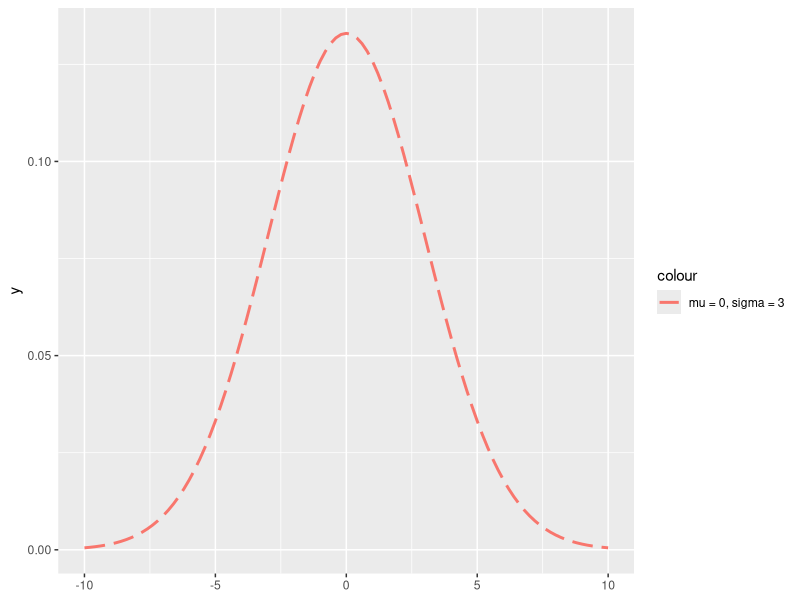
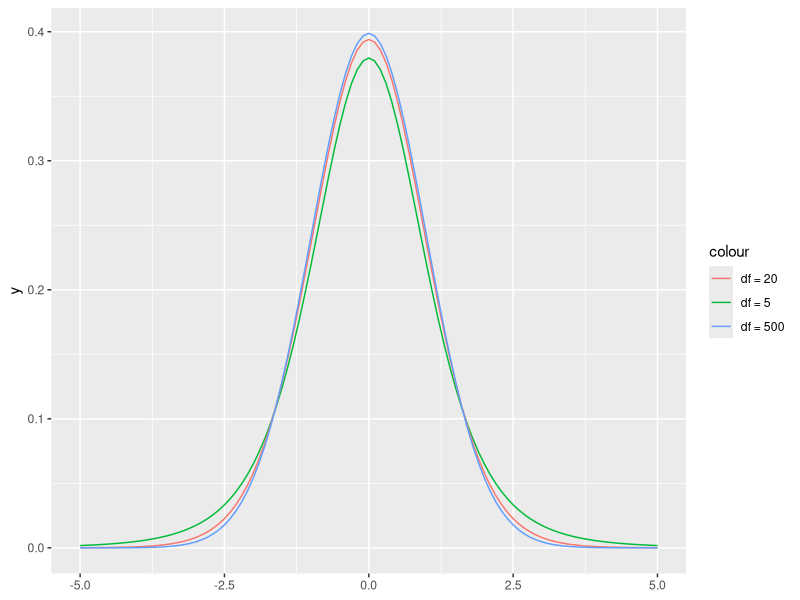

These figures' R source, in order:
## ---- chunk 1
knitr::opts_chunk$set(echo = F, eval=T, tidy=TRUE, tidy.opts=list(width.cutoff=70))
library(tidyverse)
## ---- chunk 2
f <- function(x, mu, sigma) {
return(1/(sqrt(2 *pi) * sigma) * exp(-0.5 * ((x - mu)/sigma)^2))
}

base <- ggplot() + xlim(-10, 10)
base + 
      geom_function(aes(colour = "mu = 0, sigma = 3"), fun = f, args = list(mu = 0, sigma = 3), size = 1, linetype = "longdash")
## ---- chunk 3
base <- ggplot() + xlim(-5, 5)
base + 
      geom_function(aes(colour = "df = 5"), fun = dt, args = list(df=5)) +
      geom_function(aes(colour = "df = 20"), fun = dt, args = list(df=20)) +
      geom_function(aes(colour = "df = 500"), fun = dt, args = list(df=500)) 
